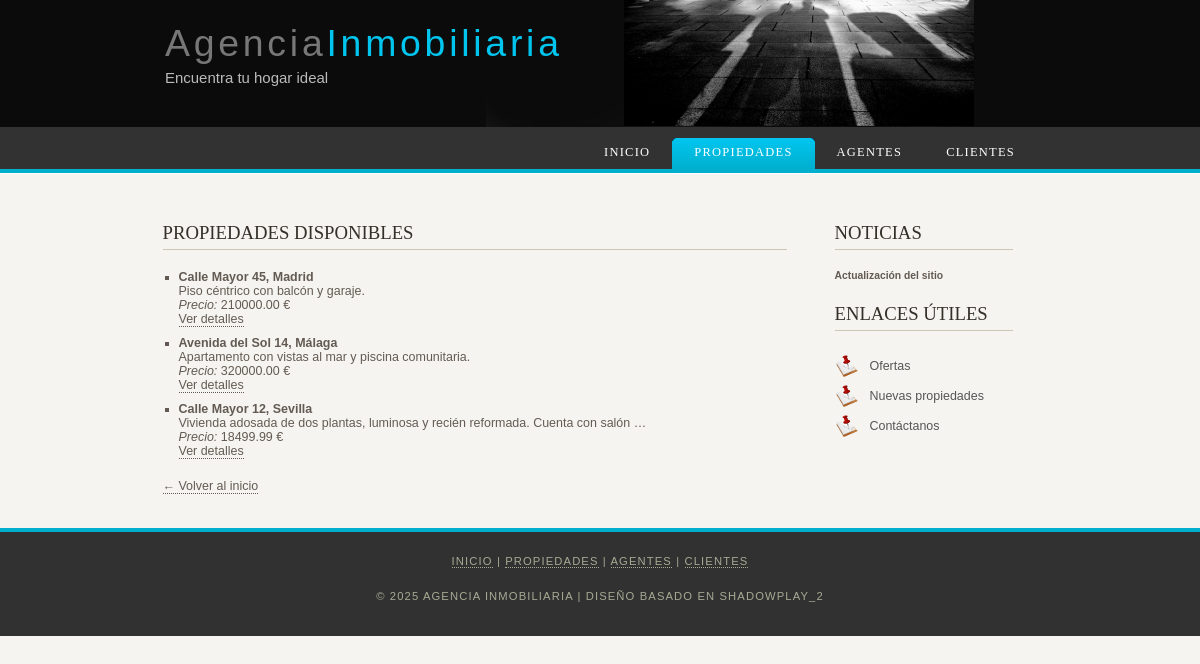
Page /propiedades/ on the committed database.
### gestion/models.py (models this page shows, shortened)
class Propiedad(models.Model):
    direccion = models.CharField(max_length=150)
    descripcion = models.TextField()
    precio = models.DecimalField(max_digits=10, decimal_places=2)
    agente = models.ForeignKey(Agente, on_delete=models.CASCADE)
    cliente = models.ForeignKey(Cliente, on_delete=models.SET_NULL, null=True, blank=True)
    imagen = models.ImageField(upload_to='propiedades/', null=True, blank=True)

### gestion/views.py (the view)
# urls.py: path('propiedades/', PropiedadListView.as_view(), name='lista_propiedades'),
class PropiedadListView(ListView):
    model = Propiedad
    template_name = 'propiedades/lista.html'
    context_object_name = 'propiedades'

### gestion/templates/propiedades/lista.html (shortened to what this page needs)
{% extends "base.html" %}
{% block content %}
<h1>Propiedades disponibles</h1>
{% if propiedades %}
  <ul>
    {% for p in propiedades %}
        <li class="item-propiedad" data-id="{{ p.id }}" style="margin-bottom:10px;">
        <strong>{{ p.direccion }}</strong><br>
        {{ p.descripcion|truncatewords:12 }}<br>
        <em>Precio:</em> {{ p.precio }} €<br>
        <a href="{% url 'detalle_propiedad' p.id %}">Ver detalles</a>
      </li>
    {% endfor %}
  </ul>
{% else %}
  <p>No hay propiedades registradas.</p>
{% endif %}
<p><a href="{% url 'index' %}">← Volver al inicio</a></p>
{% endblock %}

### gestion/static/style/style.css (style rules this page uses)
html { height: 100%; }
body { font-family: "lucida sans", arial, sans-serif; padding: 0px; margin: 0px; font-size: .78em; background: #F6F4F0; color: #635B53; }
p { margin: 0px; padding: 0px 0px 16px 0px; line-height: 1.7em; }
h1, h2, h3, h4 { font-size: 150%; padding: 7px 0px 5px 0px; margin: 0px 0px 12px 0px; font-weight: normal; color: #342F28; font-family: serif; }
h1, h3 { text-transform: uppercase; margin: 10px 0px 20px 0px; padding: 5px 20px 5px 0px; border-bottom: 1px solid #CCC6B4; }
a, a:hover { border-bottom: 1px dotted; color: #635B53; text-decoration: none; }
a { outline: none; }
ul { margin: 2px 0px 18px 16px; padding: 0px; }
ul li { list-style-type: square; margin: 0px 0px 6px 0px; padding: 0px; }

### rows in the picture
Propiedad: direccion "Calle Mayor 45, Madrid", descripcion "Piso céntrico con balcón y garaje.", precio "210000.00"
Propiedad: direccion "Avenida del Sol 14, Málaga", descripcion "Apartamento con vistas al mar y piscina comunitaria.", precio "320000.00"
Propiedad: direccion "Calle Mayor 12, Sevilla", descripcion "Vivienda adosada de dos plantas, luminosa y recién reformada. Cuenta con salón …", precio "18499.99"
